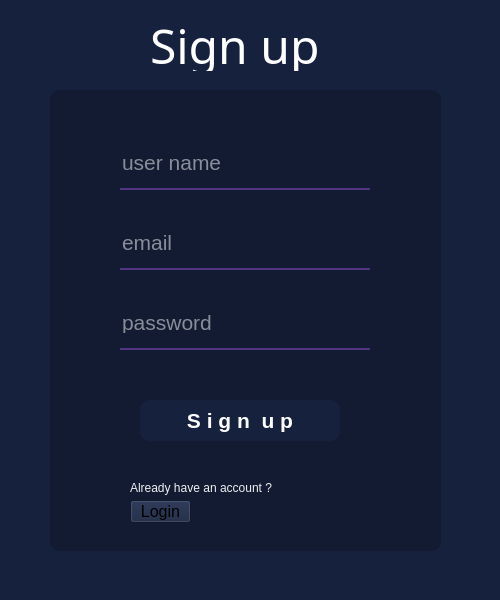
<?xml version="1.0" encoding="UTF-8"?>
<ui version="4.0">
 <class>MainWindow</class>
 <widget class="QMainWindow" name="MainWindow">
  <property name="geometry">
   <rect>
    <x>0</x>
    <y>0</y>
    <width>500</width>
    <height>600</height>
   </rect>
  </property>
  <property name="windowTitle">
   <string>MainWindow</string>
  </property>
  <property name="styleSheet">
   <string notr="true">background-color:#16213E;</string>
  </property>
  <widget class="QWidget" name="centralwidget">
   <widget class="QLabel" name="label">
    <property name="geometry">
     <rect>
      <x>150</x>
      <y>20</y>
      <width>171</width>
      <height>51</height>
     </rect>
    </property>
    <property name="font">
     <font>
      <family>Kristen ITC</family>
      <pointsize>36</pointsize>
     </font>
    </property>
    <property name="styleSheet">
     <string notr="true">color:white;</string>
    </property>
    <property name="text">
     <string>Sign up</string>
    </property>
   </widget>
   <widget class="QLabel" name="label_2">
    <property name="geometry">
     <rect>
      <x>50</x>
      <y>90</y>
      <width>391</width>
      <height>461</height>
     </rect>
    </property>
    <property name="styleSheet">
     <string notr="true">background-color:rgba(0,0,0,50);
border-radius:10px;</string>
    </property>
    <property name="text">
     <string/>
    </property>
   </widget>
   <widget class="QLineEdit" name="userNameField">
    <property name="geometry">
     <rect>
      <x>120</x>
      <y>150</y>
      <width>250</width>
      <height>40</height>
     </rect>
    </property>
    <property name="font">
     <font>
      <pointsize>16</pointsize>
     </font>
    </property>
    <property name="styleSheet">
     <string notr="true">background-color:rgba(0,0,0,0);
border:none;
border-bottom:2px solid #533483;
color:white;
padding-left:0px;
padding-bottom:15px;</string>
    </property>
    <property name="placeholderText">
     <string>user name</string>
    </property>
   </widget>
   <widget class="QPushButton" name="signupBtn">
    <property name="geometry">
     <rect>
      <x>140</x>
      <y>400</y>
      <width>200</width>
      <height>41</height>
     </rect>
    </property>
    <property name="font">
     <font>
      <pointsize>16</pointsize>
      <weight>75</weight>
      <italic>false</italic>
      <bold>true</bold>
     </font>
    </property>
    <property name="styleSheet">
     <string notr="true">QPushButton#signupBtn{


color:white;

border-radius:10px;
}

QPushButton#signupBtn:hover{
color:white;
border:2px solid #E94560;
border-radius:10px;
}

QPushButton#signupBtn:pressed{
padding-left:5px;
padding-top:5px;
border-radius:10px;
}</string>
    </property>
    <property name="text">
     <string>S i g n  u p</string>
    </property>
   </widget>
   <widget class="QLabel" name="label_3">
    <property name="geometry">
     <rect>
      <x>130</x>
      <y>480</y>
      <width>151</width>
      <height>16</height>
     </rect>
    </property>
    <property name="styleSheet">
     <string notr="true">color:#f0f0f0;
background-color:none;</string>
    </property>
    <property name="text">
     <string>Already have an account ?</string>
    </property>
   </widget>
   <widget class="QPushButton" name="goToLogin">
    <property name="geometry">
     <rect>
      <x>130</x>
      <y>500</y>
      <width>61</width>
      <height>23</height>
     </rect>
    </property>
    <property name="font">
     <font>
      <pointsize>12</pointsize>
     </font>
    </property>
    <property name="styleSheet">
     <string notr="true">QPushButton#goLogin{
text-align:left;

background-color:none;
border:none;
color:#f0f0f0;
}

QPushButton#goLogin:hover{
color:white;
font-weight:800;
}

QPushButton#goLogin:pressed{

padding-left:5px;
padding-top:5px;
color:white;
font-weight:800;
}

</string>
    </property>
    <property name="text">
     <string>Login</string>
    </property>
   </widget>
   <widget class="QLineEdit" name="emailField">
    <property name="geometry">
     <rect>
      <x>120</x>
      <y>230</y>
      <width>250</width>
      <height>40</height>
     </rect>
    </property>
    <property name="font">
     <font>
      <pointsize>16</pointsize>
     </font>
    </property>
    <property name="styleSheet">
     <string notr="true">background-color:rgba(0,0,0,0);
border:none;
border-bottom:2px solid #533483;
color:white;
padding-left:0px;
padding-bottom:15px;</string>
    </property>
    <property name="placeholderText">
     <string>email</string>
    </property>
   </widget>
   <widget class="QLineEdit" name="passwordField">
    <property name="geometry">
     <rect>
      <x>120</x>
      <y>310</y>
      <width>250</width>
      <height>40</height>
     </rect>
    </property>
    <property name="font">
     <font>
      <pointsize>16</pointsize>
     </font>
    </property>
    <property name="styleSheet">
     <string notr="true">background-color:rgba(0,0,0,0);
border:none;
border-bottom:2px solid #533483;
color:white;
padding-left:0px;
padding-bottom:15px;</string>
    </property>
    <property name="placeholderText">
     <string>password</string>
    </property>
   </widget>
  </widget>
  <widget class="QMenuBar" name="menubar">
   <property name="geometry">
    <rect>
     <x>0</x>
     <y>0</y>
     <width>500</width>
     <height>21</height>
    </rect>
   </property>
  </widget>
  <widget class="QStatusBar" name="statusbar"/>
 </widget>
 <resources/>
 <connections/>
</ui>
